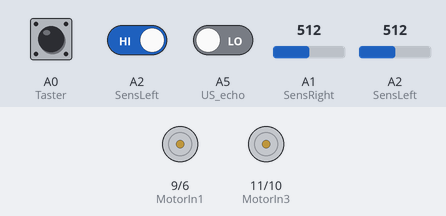
Recording of a sketch running on a simulated Arduino Uno, built with avr-gcc and run on an emulated ATmega328P. On the bench: motor-driver pin pairs drawn as motors (green arrow = first pin HIGH = forward, orange = second pin HIGH = backward, longer = more drive). The inputs (shaded band) are chosen by the test bench; at power-on: A2 (SensLeft) HIGH, A0 (Taster) HIGH, A1 (SensRight) = 512, A2 (SensLeft) = 512, A5 (US_echo) LOW. What the sketch prints to the serial monitor is not drawn.

Above: at 1.2 s.
1.3 s: A2 (SensLeft) driven LOW
At 3.9 s:
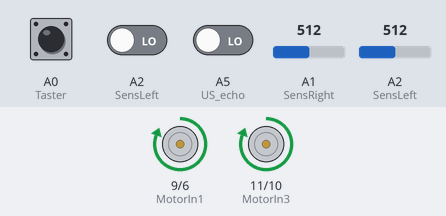
4.7 s: A0 (Taster) pulled LOW for 1 s
At 7.6 s:
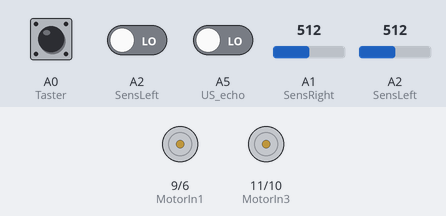
9.1 s: A0 (Taster) pulled LOW for 1 s
At 11.8 s:
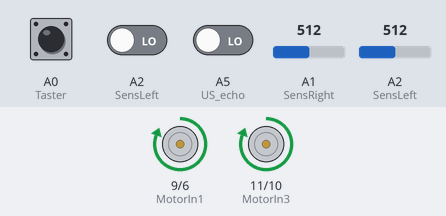
12.4 s: A0 (Taster) pulled LOW for 3.2 s
At 15.5 s:
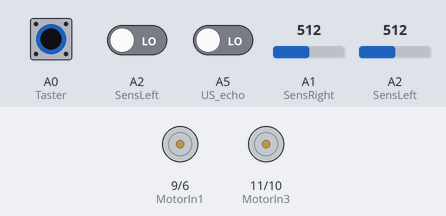
Timing chart, 0 to 17.0 s (numbered marks = the images above; inputs shaded):
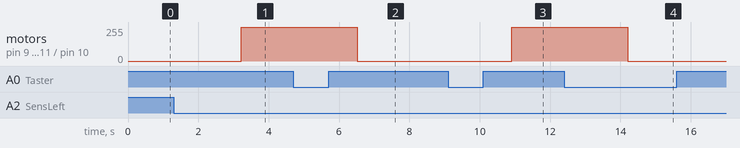

The sketch:

Linie.ino
```cpp
// Definition der Pins
// Sensoren
#define SensRight A1
#define SensLeft A2

#define US_echo A5
#define US_trig 4

// Motoren
#define MotorIn1 9
#define MotorIn2 6
#define MotorIn3 11
#define MotorIn4 10
// Taster
#define Taster A0

// Globale Variablen, welche ihren Zustand über Schleifendurchgänge hinweg behalten sollen
bool auto_aktiv;             // gibt an, ob das auto grade in einem aktiven Zustand ist oder "schlaeft"
bool knopf_zuvor_gedrueckt;  // gibt an, ob der taster im letzten durchgang gedrueckt war.
int us_echo;

// Die setup()-Funktion wird 1x am Anfang ausgeführt
void setup() {
  Serial.begin(9600);
  // Modus der Pins setzen (Ein-/Ausgabe)
  pinMode(MotorIn1, OUTPUT);
  pinMode(MotorIn2, OUTPUT);
  pinMode(MotorIn3, OUTPUT);
  pinMode(MotorIn4, OUTPUT);
  pinMode(SensLeft, INPUT);
  pinMode(SensRight, INPUT);
  pinMode(US_echo, INPUT);
  pinMode(US_trig, OUTPUT);
  // Der Taster ist ein Input-Pull-Up Pin, heißt wenn nichts angeschlossen ist zeigt er auf 1 (up)
  // Ein gedrückter Knopf ist damit ein Taster-Pin auf 0, da er dann mit GND verbunden ist
  pinMode(Taster, INPUT_PULLUP);
  // Initiales setzen der globalen Variablen
  auto_aktiv = true;
  knopf_zuvor_gedrueckt = false;
}


// Die loop()-Funktion läuft unendlich oft hintereinander
void loop() {
  // Auslesen der sensoren
  int linker_sensor = analogRead(SensLeft);
  int rechter_sensor = analogRead(SensRight);
  bool linker_sensor_auf_weiss = !digitalRead(SensLeft);
  bool rechter_sensor_auf_weiss = !digitalRead(SensLeft);
  bool knopf_gedrueckt = !digitalRead(A0);

  // Falls der Knopf gedrueckt wird, zuvor aber nicht gedrueckt wurde, wechsel den aktiv-zustand des Autos
  if (knopf_gedrueckt && !knopf_zuvor_gedrueckt) {
    auto_aktiv = !auto_aktiv;
  }
  knopf_zuvor_gedrueckt = knopf_gedrueckt;

  digitalWrite(US_trig, HIGH);
  delay(10);
  digitalWrite(US_trig, LOW);
  // Read the echoPin, returns the sound wave travel time in microseconds
  long duration = .5*duration + .5*pulseIn(US_echo, HIGH);
  // Calculate the distance in centimeters
  int distance = duration * 0.034 / 2;
  distance = min(distance, 20);

  // Fahrlogik
  String fahrzustand = "Unbekannt";
  if (auto_aktiv) {  // Nur durchführen, wenn das auto grade aktiv ist
    if (linker_sensor_auf_weiss && rechter_sensor_auf_weiss) {
      vorwaerts();  // Beide sensoren auf weiss -> forwarts fahren
      fahrzustand = "vorwaerts";
    } else if (!linker_sensor_auf_weiss && rechter_sensor_auf_weiss) {
      drehen_links();  // Linker sensor auf schwarz, rechter auf weiss -> links drehen
      fahrzustand = "drehen_links";
    } else if (linker_sensor_auf_weiss && !rechter_sensor_auf_weiss) {
      drehen_rechts();  // Rechter sensor auf schwarz, linker auf weiss -> rechts drehen
      fahrzustand = "drehen_rechts";
    } else {
      motoren_aus();  // ansonsten (beide auf schwarz) -> stehen bleiben
      fahrzustand = "auf schwarz";
    }
  } else {  // falls das auto nicht aktiv ist, werden die motoren gestoppt
    motoren_aus();
    fahrzustand = "Inaktiv";
  }

  // Zustand auf Konsole ausgeben
  konsolenausgabe(linker_sensor, rechter_sensor, linker_sensor_auf_weiss, rechter_sensor_auf_weiss, knopf_gedrueckt, fahrzustand, distance);
}

void vorwaerts() {
  analogWrite(MotorIn1, 255);
  analogWrite(MotorIn3, 255);
}

void drehen_links() {
  analogWrite(MotorIn1, 130);
  analogWrite(MotorIn3, 200);
}

void drehen_rechts() {
  analogWrite(MotorIn1, 200);
  analogWrite(MotorIn3, 130);
}

void motoren_aus() {
  analogWrite(MotorIn1, 0);
  analogWrite(MotorIn3, 0);
}

void konsolenausgabe(int linker_sensor, int rechter_sensor, bool linker_sensor_auf_weiss, bool rechter_sensor_auf_weiss, bool knopf_gedrueckt, String fahrzustand, int distance) {
  Serial.print("Sensor links="),
    Serial.print(linker_sensor);
  if (linker_sensor_auf_weiss) {
    Serial.print(": weiss   | ");
  } else {
    Serial.print(": schwarz | ");
  }
  Serial.print("Sensor rechts=");
  Serial.print(rechter_sensor);
  if (rechter_sensor_auf_weiss) {
    Serial.print(": weiss   | ");
  } else {
    Serial.print(": schwarz | ");
  }
  Serial.print("Taster=");
  if (knopf_gedrueckt) {
    Serial.print("ON  | ");
  } else {
    Serial.print("OFF | ");
  }
  Serial.print("auto_aktiv=");
  if (auto_aktiv) {
    Serial.print("ON  | ");
  } else {
    Serial.print("OFF | ");
  }
  Serial.print("fahrzustand=");
  Serial.print(fahrzustand);

  Serial.print(" | Distance=");
  Serial.print(distance);
  Serial.print(" cm |");
  for(int c = 0; c < distance; c++) Serial.print(" ");
  Serial.print("X");
  for(int c = distance; c <= 20; c++) Serial.print(" ");
  Serial.print("|");
  Serial.println();

  analogWrite(MotorIn2, 0);
  analogWrite(MotorIn4, 0);
}
```

Measured:
- after the input at 1.3 s, motor on pin 9 (MotorIn1) / pin 6 (MotorIn2), motor on pin 11 (MotorIn3) / pin 10 (MotorIn4): stopped → forward 255/255 after 1.9 s
- after the input at 4.7 s, motor on pin 9 (MotorIn1) / pin 6 (MotorIn2), motor on pin 11 (MotorIn3) / pin 10 (MotorIn4): forward 255/255 → stopped after 1.8 s
- after the input at 9.1 s, motor on pin 9 (MotorIn1) / pin 6 (MotorIn2), motor on pin 11 (MotorIn3) / pin 10 (MotorIn4): stopped → forward 255/255 after 1.8 s
- after the input at 12.4 s, motor on pin 9 (MotorIn1) / pin 6 (MotorIn2), motor on pin 11 (MotorIn3) / pin 10 (MotorIn4): forward 255/255 → stopped after 1.8 s
